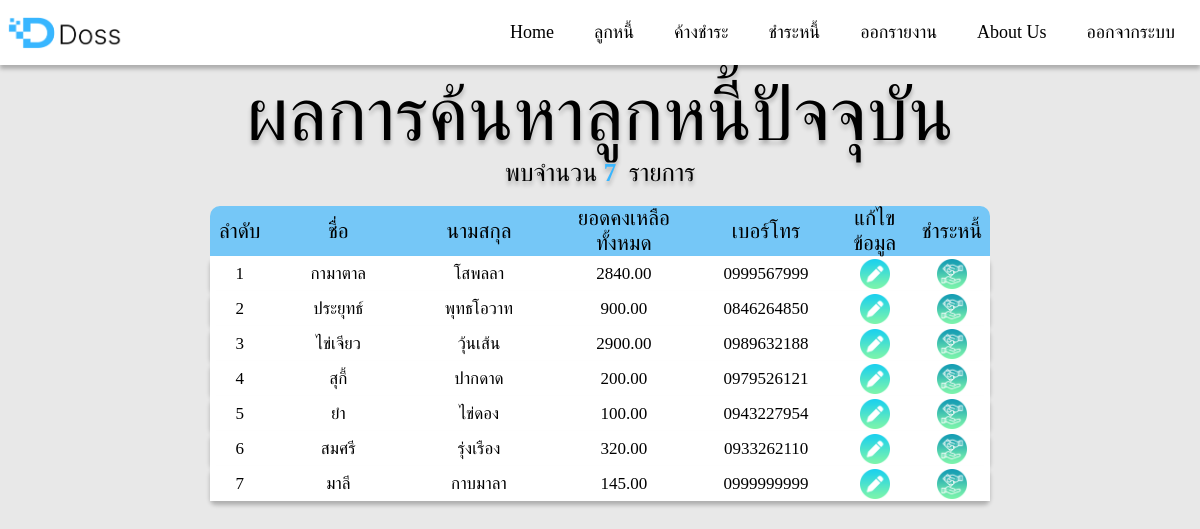
The page /doss/edit_menu_debtor.php (signed in) on the database its author committed.
### tables this page shows
CREATE TABLE `debtor` (
  `debtorID` int(3) NOT NULL COMMENT 'รหัสลูกหนี้',
  `FirstName` varchar(100) NOT NULL COMMENT 'ชื่อ',
  `LastName` varchar(100) NOT NULL COMMENT 'นามสกุล',
  `Addr` text NOT NULL COMMENT 'ที่อยู่',
  `tell` varchar(10) NOT NULL COMMENT 'เบอร์โทร'
);

### doss/edit_menu_debtor.php (the view, shortened to what this page needs)
<?php require_once('Connections/doss.php'); ?>
<?php
if (!function_exists("GetSQLValueString")) {
function GetSQLValueString($theValue, $theType, $theDefinedValue = "", $theNotDefinedValue = "")
{
  $theValue = function_exists("mysql_real_escape_string") ? mysql_real_escape_string($theValue) : mysql_escape_string($theValue);
  switch ($theType) {
    case "text":
      $theValue = ($theValue != "") ? "'" . $theValue . "'" : "NULL";
      break;
  }
  return $theValue;
}
}
$maxRows_Rec_debtor = 10;
$pageNum_Rec_debtor = 0;
$startRow_Rec_debtor = $pageNum_Rec_debtor * $maxRows_Rec_debtor;
$colname_Rec_debtor = "-1";
if (isset($_POST['textsearch'])) {
  $colname_Rec_debtor = $_POST['textsearch'];
}else{
  $colname_Rec_debtor = "";
}
$query_Rec_debtor = sprintf("SELECT debtor.debtorID, debtor.FirstName, debtor.LastName, SUM(receipt.receiptLeft) as total, debtor.tell
FROM debtor, receipt
WHERE debtor.debtorID = receipt.debtorID AND (FirstName LIKE %s OR LastName LIKE %s) AND receipt.debtorID IS NOT NULL
GROUP BY debtor.debtorID
HAVING total > 0;", GetSQLValueString("%" . $colname_Rec_debtor . "%", "text"), GetSQLValueString("%" . $colname_Rec_debtor . "%", "text"));
$Rec_debtor = mysql_query($query_Rec_debtor, $doss) or die(mysql_error());
$row_Rec_debtor = mysql_fetch_assoc($Rec_debtor);
if (isset($_GET['totalRows_Rec_debtor'])) {
  $totalRows_Rec_debtor = $_GET['totalRows_Rec_debtor'];
} else {
  $all_Rec_debtor = mysql_query($query_Rec_debtor);
  $totalRows_Rec_debtor = mysql_num_rows($all_Rec_debtor);
}
$logoutAction = $_SERVER['PHP_SELF']."?doLogout=true";
?>
<!DOCTYPE html PUBLIC "-//W3C//DTD XHTML 1.0 Transitional//EN" "http://www.w3.org/TR/xhtml1/DTD/xhtml1-transitional.dtd">
<html xmlns="http://www.w3.org/1999/xhtml">
<head>
<link href="css/navisbar.css" rel="stylesheet" type="text/css" />
<link href="css/edit_menu_design.css" rel="stylesheet" type="text/css"/>
</head>
<body>
<nav>
  <div class="wrapper">
    <div class="logo"><a href="home.php"><img src="img/logo.png" style="width: 120px; height: 33px; align-items: center;"></a></div>
    <ul class="nav-links">
      <li><a href="home.php">Home</a></li>
      <li>
        <a class="desktop-item">ลูกหนี้</a>
      </li>
      <li>
        <a class="desktop-item">ค้างชำระ</a>
      </li>
      <li>
        <a class="desktop-item">ชำระหนี้</a>
      </li>
      <li>
        <a class="desktop-item">ออกรายงาน</a>
      </li>
      <li><a href="about_us.php">About Us</a></li>
      <li><a href="<?php echo $logoutAction ?>">ออกจากระบบ</a></li>
    </ul>
  </div>
</nav>
<p>&nbsp;</p>
<p>&nbsp;</p>
<p>&nbsp;</p>
<p>&nbsp;</p>
<center>
<h1>ผลการค้นหาลูกหนี้ปัจจุบัน</h1>
<font class="text">พบจำนวน&nbsp;<b><?php echo $totalRows_Rec_debtor ?> &nbsp;</b>รายการ</font>
<p>&nbsp;</p>
<table class="table_detail2">
        <tr class="tr_head">
          <td width="70">ลำดับ</td>
          <td width="190" align="center">ชื่อ</td>
          <td width="190" align="center">นามสกุล</td>
          <td width="200" align="center">ยอดคงเหลือทั้งหมด</td>
          <td width="170" align="center">เบอร์โทร</td>
          <td width="100" align="center">แก้ไขข้อมูล</td>
          <td width="100" align="center">ชำระหนี้</td>
        </tr>
        <?php do { ?>
          <tr class="tr_center">
            <td height="35"><?php echo ($startRow_Rec_debtor + 1) ?></td>
            <td><?php echo $row_Rec_debtor['FirstName']; ?></td>
            <td><?php echo $row_Rec_debtor['LastName']; ?></td>
            <td><?php echo $row_Rec_debtor['total']; ?></td>
            <td><?php echo $row_Rec_debtor['tell']; ?></td>
            <td><a href="edit_debtor.php?did=<?php echo $row_Rec_debtor['debtorID']; ?>"><img src="img/pen.png"></a></td>
            <td><a href="select_receipt_addauto.php?did=<?php echo $row_Rec_debtor['debtorID']; ?>">
            <img src="img/pay_icon.png"></a></td>
          </tr>
          <?php $startRow_Rec_debtor++; } while ($row_Rec_debtor = mysql_fetch_assoc($Rec_debtor)); ?>
    </table></td>
</center>
</body>
</html>

### doss/css/navisbar.css (style rules this page uses)
* { margin: 0; padding: 0; box-sizing: border-box; font-family: 'LINE Seed Sans TH'; }
nav { position: fixed; z-index: 99; width: 100%; height: 65px; background: #FFF; box-shadow: 0px 4px 4px 0px rgba(0, 0, 0, 0.25); margin: 0; padding: 0; box-sizing: border-box; font-family: 'LINE Seed Sans TH'; }
nav .wrapper { position: relative; max-width: 1350px; padding: 0px 5px; height: 65px; line-height: 70px; margin: auto; display: flex; align-items: center; justify-content: space-between; }
.wrapper .logo a { color: #f2f2f2; font-size: 60px; font-weight: 600; text-decoration: none; }
.wrapper .nav-links { display: inline-flex; }
.nav-links li { list-style: none; }
.nav-links li a { color: #000000; text-decoration: none; font-size: 18px; font-weight: 500; padding: 21px 20px; border-radius: 3px; transition: all 0.2s ease; }

### doss/css/edit_menu_design.css (style rules this page uses)
body { font-family: 'LINE Seed Sans TH'; margin: 0 auto; background: #E8E8E8; }
table { width: 70%; height: 100px; text-align: center; flex-shrink: 0; border-radius: 10px; background: rgba(56, 182, 255, 0.65); }
b { color:#38B6FF; }
h1 { color: #000; text-shadow: 0px 4px 4px rgba(0, 0, 0, 0.25); font-size: 75px; font-family: 'LINE Seed Sans TH'; font-weight: 310; line-height: normal; text-align: center; }
.text { color: #000; text-shadow: 0px 4px 4px rgba(0, 0, 0, 0.25); font-size: 25px; font-family: 'LINE Seed Sans TH'; font-weight: 310; line-height: normal; text-align: center; }
.table_detail2 { width: 65%; height: 100px; text-align:left; border-radius: 10px; border-collapse: collapse; }
.tr_head { color: #000000; text-align: center; border-radius: 10px; height: 50px; font-size: 21px; border-collapse: collapse; border-color: rgb(23, 23, 23); }
.tr_center { color: #000000; text-align: center; border-radius: 10px; font-size: 17px; border-radius: 6px; background: #ffffff; box-shadow: 0px 4px 4px 0px rgba(0, 0, 0, 0.25); }
img { width: 30px; height: 30px; }

### rows shown on the page
debtor: FirstName "กามาตาล", LastName "โสพลลา", total "2840.00", tell "0999567999"
debtor: FirstName "ประยุทธ์", LastName "พุทธโอวาท", total "900.00", tell "0846264850"
debtor: FirstName "ไข่เจียว", LastName "วุ้นเส้น", total "2900.00", tell "0989632188"
debtor: FirstName "สุกี้", LastName "ปากดาด", total "200.00", tell "0979526121"
debtor: FirstName "ยำ", LastName "ไข่ดอง", total "100.00", tell "0943227954"
debtor: FirstName "สมศรี", LastName "รุ่งเรือง", total "320.00", tell "0933262110"
debtor: FirstName "มาลี", LastName "กาบมาลา", total "145.00", tell "0999999999"

### other values the page prints
$totalRows_Rec_debtor "7"
